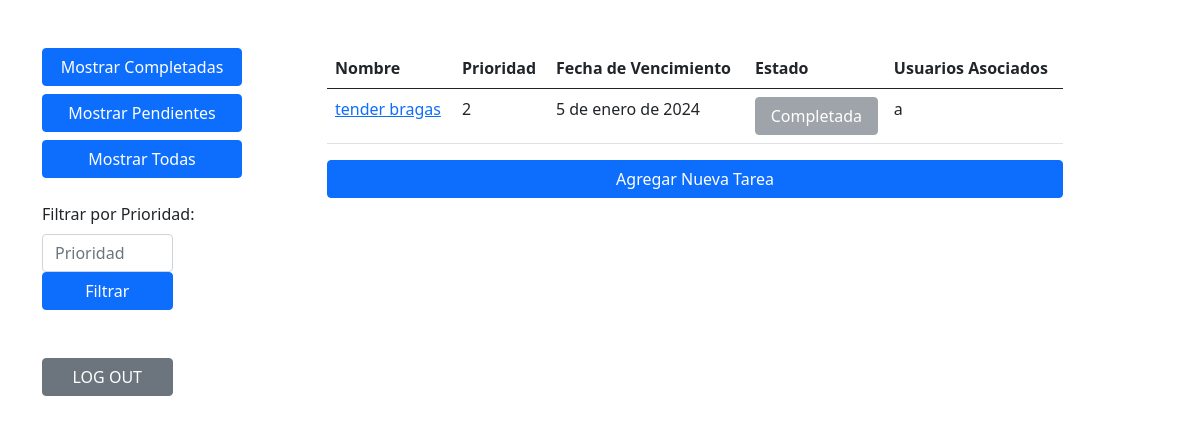
Page /tareas/ on the earlier database version.
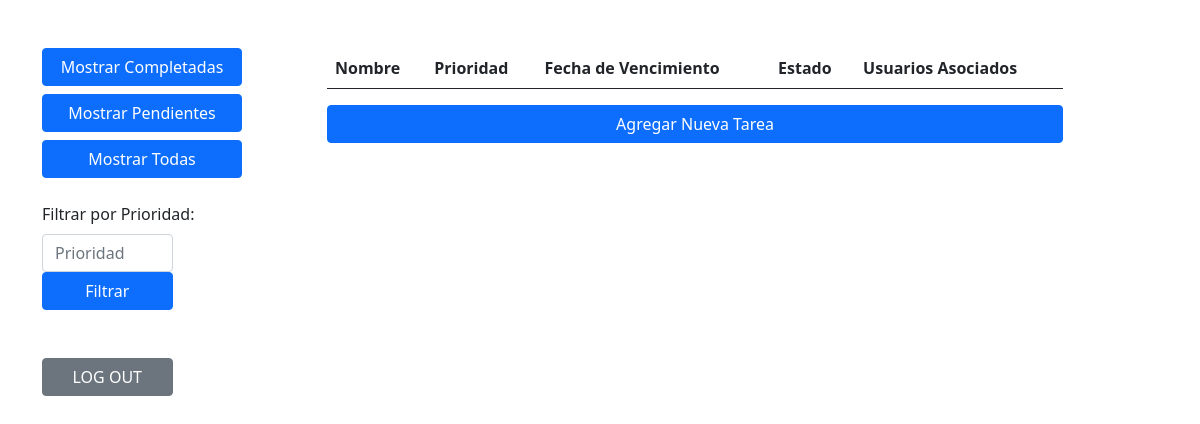
Same page on the later database version.
### app/models.py (models this page shows, shortened)
class Tarea(models.Model):
    nombre = models.CharField(max_length=200)
    prioridad = models.IntegerField(validators=[MinValueValidator(1), MaxValueValidator(10)])
    fecha_vencimiento = models.DateField()
    estado = models.BooleanField(default=False)
    usuarios = models.ManyToManyField(Usuario)
    def obtener_nombres_usuarios(self):
        return ", ".join([usuario.nombre for usuario in self.usuarios.all()])

class Usuario(models.Model):
    user = models.CharField(max_length=50, unique=True)
    nombre = models.CharField(max_length=30)
    apellidos = models.CharField(max_length=30)
    tlf = models.CharField(max_length=12)
    mail = models.CharField(max_length=50)
    password = models.CharField(max_length=128)

### app/views.py (the view, shortened to what this page needs)
# urls.py: path('tareas/', tareas_view, name='tareas'),
def tareas_view(request):
    usuario_actual = get_usuario_actual(request)
    estado = request.POST.get('estado')
    prioridad_filtrar = request.POST.get('prioridad')
    if estado is not None:
        if estado == 'completadas':
            tareas = Tarea.objects.filter(estado=True).order_by('fecha_vencimiento')
        elif estado == 'pendientes':
            tareas = Tarea.objects.filter(estado=False).order_by('fecha_vencimiento')
        else:
            tareas = Tarea.objects.all().order_by('fecha_vencimiento')
    else:
        if prioridad_filtrar is not None:
            if prioridad_filtrar != "":
                tareas = Tarea.objects.filter(prioridad=prioridad_filtrar).order_by('fecha_vencimiento')
            else:
                tareas = Tarea.objects.all().order_by('fecha_vencimiento')
        else:
            tareas = Tarea.objects.all().order_by('fecha_vencimiento')
    usuarios_por_tarea = {tarea.id: ", ".join(tarea.usuarios.values_list('nombre', flat=True)) for tarea in tareas}
    return render(request, 'tareas.html', {'tareas': tareas, 'today': date.today(), 'usuario': usuario_actual,
                                           'usuarios_por_tarea': usuarios_por_tarea})

### app/views.py (called while the page is built)
def get_usuario_actual(request):
    usuario_id = request.session.get('user_id')
    if usuario_id:
        return Usuario.objects.get(pk=usuario_id)
    return None

### templates/tareas.html (shortened to what this page needs)
{% load static %}
<!DOCTYPE html>
<html lang="es">
<head>
    <link href="https://cdn.jsdelivr.net/npm/bootstrap@5.0.2/dist/css/bootstrap.min.css" rel="stylesheet">
    <link rel="stylesheet" type="text/css" href="{% static 'style2.css' %}">
</head>
<body>
    <div class="container mt-5">
        <div class="row">
            <div class="col-md-3 mb-3">
                <form method="post" action="{% url 'tareas' %}">
                    <div class="mb-3" style="width: 200px;">
                        <button type="submit" name="estado" value="completadas" class="btn btn-primary mb-2 w-100">Mostrar Completadas</button>
                        <button type="submit" name="estado" value="pendientes" class="btn btn-primary mb-2 w-100">Mostrar Pendientes</button>
                        <button type="submit" name="estado" value="todas" class="btn btn-primary mb-2 w-100">Mostrar Todas</button>
                    </div>
                </form>
                <form method="post" action="{% url 'tareas' %}">
                    <div class="mb-3">
                        <label for="prioridad" class="form-label">Filtrar por Prioridad:</label>
                        <div class="input-group w-50" style="width: 200px">
                            <input type="number" name="prioridad" id="prioridad" class="form-control" min="1" placeholder="Prioridad">
                        </div>
                          <button type="submit" class="btn btn-primary w-50">Filtrar</button>
                        <button onclick="location.href='{% url 'login' %}'" type="button" class="btn btn-secondary mb-2 mt-5 w-50">
                            LOG OUT
                        </button>
                    </div>
                </form>
            </div>
            <div class="col-md-8">
                <table class="table">
                    <thead>
                        <tr>
                            <th>Nombre</th>
                            <th>Prioridad</th>
                            <th>Fecha de Vencimiento</th>
                            <th>Estado</th>
                            <th>Usuarios Asociados</th>
                        </tr>
                    </thead>
                    <tbody>
                        {% for tarea in tareas %}
                            <tr>
                                <td><a href="" style="">{{ tarea.nombre }}</a></td>
                                <td>{{ tarea.prioridad }}</td>
                                <td {% if tarea.fecha_vencimiento == today %}class="bg-danger text-white"{% endif %}>{{ tarea.fecha_vencimiento }}</td>
                                <td>
                                    <form method="post" action="{% url 'tareas' %}">
                                        <button type="submit" {% if tarea.estado %}disabled{% endif %} class="btn {% if not tarea.estado %}btn-success{% else %}btn-secondary{% endif %} ">
                                            {% if tarea.estado %}Completada{% else %}Pendiente{% endif %}
                                        </button>
                                    </form>
                                </td>
                                <td>{{ tarea.obtener_nombres_usuarios | default:'Ninguno' }}</td>
                            </tr>
                        {% endfor %}
                    </tbody>
                </table>
                <form method="get" action="{% url 'nueva_tarea' %}">
                    <button type="submit" class="btn btn-primary">Agregar Nueva Tarea</button>
                </form>
            </div>
        </div>
    </div>
</body>
</html>

### app/static/style2.css (style rules this page uses)
button { background-color: #4caf50; color: #fff; padding: 10px; border: none; border-radius: 5px; cursor: pointer; width: 100%; }

Differences in the rows shown:
removed Tarea: nombre "tender bragas", prioridad "2", fecha_vencimiento "5 de enero de 2024", estado "Completada", obtener_nombres_usuarios "a"
